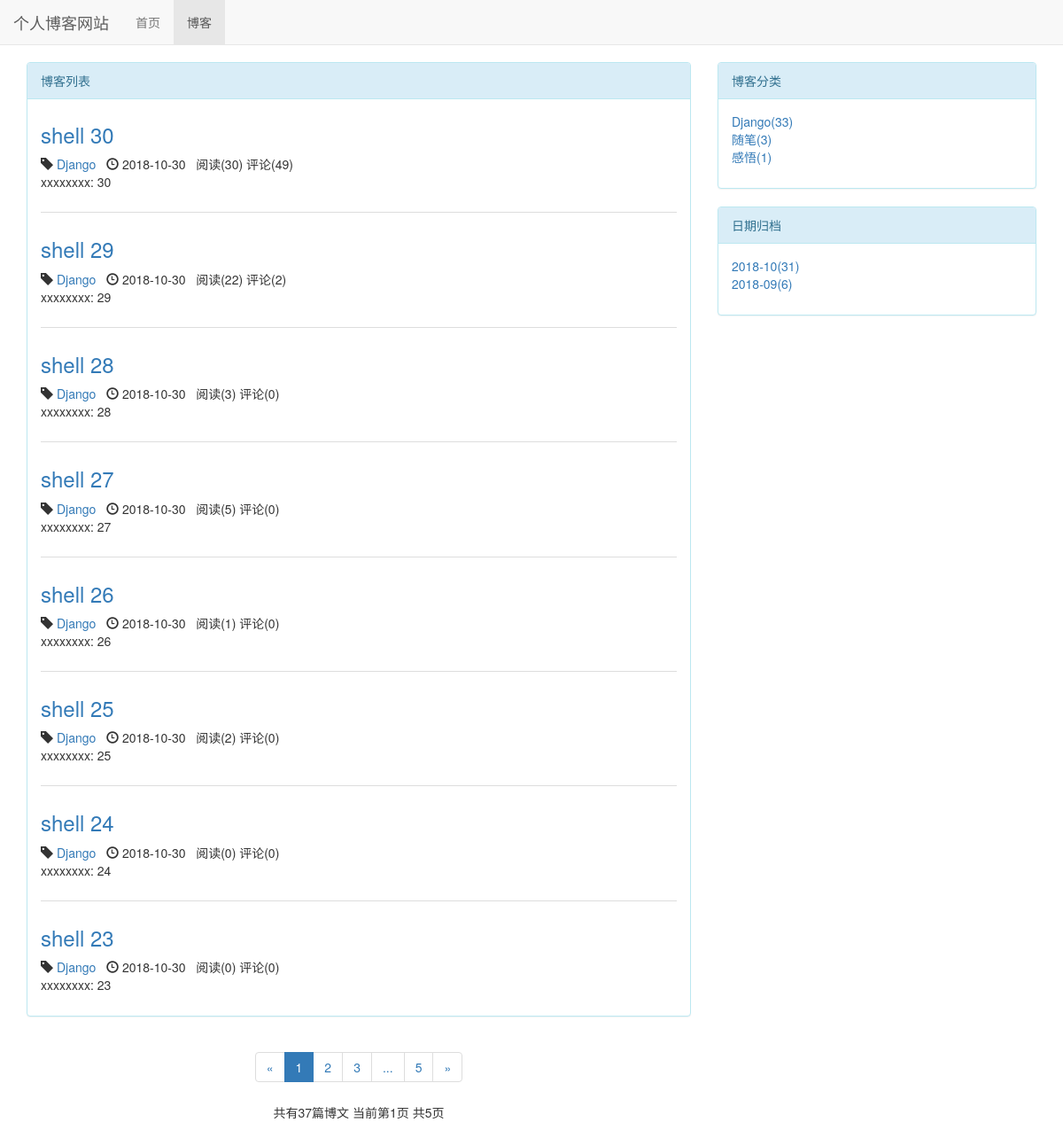
/blog/, run on an earlier commit of the app's database.
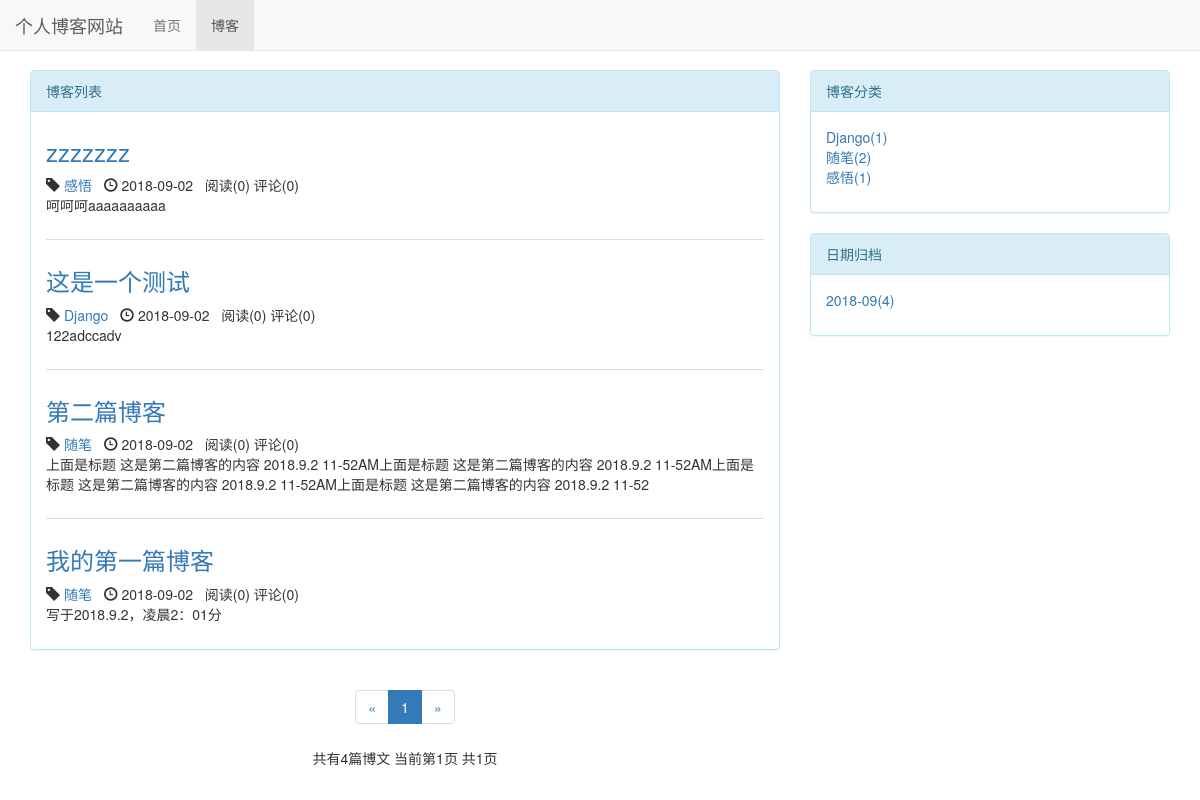
And on a later commit of the database.
### blog/models.py (models this page shows, shortened)
class Blog(models.Model,ReadNumExpandMethod):
    title = models.CharField(max_length=50,verbose_name='标题')
    blog_type = models.ForeignKey(BlogType,on_delete=models.CASCADE,verbose_name='博客类型')
    content = RichTextUploadingField()
    author = models.ForeignKey(User,on_delete=models.CASCADE,verbose_name='用户名')
    read_details = GenericRelation(ReadDetail)
    created_time = models.DateTimeField(auto_now_add=True,verbose_name='创建时间')
    last_updated_time = models.DateTimeField(auto_now=True,verbose_name='最后更新时间')
    class Meta:
        ordering = ['-created_time']

class BlogType(models.Model):
    type_name = models.CharField(verbose_name='博客类型',max_length=15)
    def count_blogs(self):
        return self.blog_set.count()
    def __str__(self):
        return self.type_name

### read_statistics/models.py (models this page shows)
class ReadNum(models.Model):
    read_num = models.IntegerField(default=0)
    content_type = models.ForeignKey(ContentType, on_delete=models.CASCADE)
    object_id = models.PositiveIntegerField()
    content_object = GenericForeignKey('content_type', 'object_id')

### blog/views.py (the view)
# urls.py: path('',views.blog_list,name='blog_list')
def blog_list(request):
    blogs_all_list = Blog.objects.all()
    context = get_blog_list_common_data(request, blogs_all_list)
    return render(request, 'blog/blog_list.html', context)

### comment/templatetags/comment_tags.py (called while the page is built)
@register.simple_tag
def get_comment_count(obj):
    content_type = ContentType.objects.get_for_model(obj)
    return Comment.objects.filter(content_type=content_type, object_id=obj.pk).count()

### read_statistics/models.py (called while the page is built)
    def get_read_num(self):
        ct = ContentType.objects.get_for_model(self)#返回具体的某个模型实例contentype对象
        try:
            readnum = ReadNum.objects.get(content_type=ct,object_id=self.pk)#获取一条该对象的计数记录
            return readnum.read_num
        except exceptions.ObjectDoesNotExist:
            return 0

### blog/templates/blog/blog_list.html (shortened to what the changed rows need)
{% extends 'base.html' %}
{%load staticfiles%}
{% load comment_tags %}
{% block header_extends %}
<link rel="stylesheet" href="{% static 'blog/blog.css' %}">
{% endblock %}
{% block content %}
    <div class="container">
        <div class="row">
            <div class="col-md-8">
                <div class="panel panel-default panel-info">
                    <div class="panel-body">
                        {% for blog in page_of_blogs.object_list %}
                            <div class="blog">
                                <h3><a href="{% url 'blog_detail' blog.pk %}">{{ blog.title }}</a></h3>
                                <p class="blog-info">
                                    <span class="glyphicon glyphicon-tag" aria-hidden="true"></span>  <a href="{% url 'blog_with_type' blog.blog_type.pk %}"> {{ blog.blog_type }} </a>
                                    &nbsp;&nbsp;<span class="glyphicon glyphicon-time" aria-hidden="true"></span>  {{ blog.created_time |date:'Y-m-d ' }}
                                    &nbsp;&nbsp;阅读({{ blog.get_read_num }})
                                        评论({% get_comment_count blog %})
                                </p>
                                <p>{{ blog.content|safe |truncatechars_html:130 }}</p>
                            </div>
                        {% empty %}
                            <div class="blog">
                            <h3>--*目前没有博文，敬请期待*--</h3>
                            </div>
                        {% endfor %}
                    </div>
                </div>
                <div class="paginator">
                    <ul class="pagination">
                        <li>
                        </li>
                         {% for page_num in current_page_range %}
                             {% if page_num == page_of_blogs.number %}
                                  <li class="active"><span>{{ page_num }}</span></li>
                             {% else %}
                                 {% if page_num == '...' %}
                                     <li> <span>{{ page_num }}</span></li>
                                 {% else %}
                                     <li><a href="?page={{ page_num }}">{{ page_num }}</a></li>
                                 {% endif %}
                             {% endif %}
                        {% endfor %}
                        <li>
                            {% if page_of_blogs.has_next %}
                                 <a href="?page={{ page_of_blogs.next_page_number }}" aria-label="Next"><span aria-hidden="true">&raquo;</span></a>
                            {% else %}
                                <span aria-hidden="true">&raquo;</span>
                            {% endif %}
                        </li>
                    </ul>
                    <p>
                        共有{{ page_of_blogs.paginator.count  }}篇博文
                        当前第{{ page_of_blogs.number }}页
                        共{{ page_of_blogs.paginator.num_pages }}页
                    </p>
                </div>
            </div>
            <div class="col-md-4">
                <div class="panel panel-default panel-info">
                    <div class="panel-body">
                        <ul class="blog-types"  >
                            {% for blog_type in blog_types %}
                                <li><a href="{% url 'blog_with_type' blog_type.pk %}">{{blog_type.type_name}}({{ blog_type.count_blogs }})</a></li>
                            {% empty %}
                                <li>暂无分类</li>
                            {% endfor %}
                        </ul>
                    </div>
                </div>
                <div class="panel panel-default panel-info">
                    <div class="panel-body">
                        <ul>
                            {% for blog_date,blog_count in blog_dates.items %}
                                <li>
                                    <a href="{% url 'blog_with_date' blog_date.year blog_date.month %}">{{ blog_date|date:'Y-m' }}({{ blog_count }})</a>
                                </li>
                            {% endfor %}
                        </ul>
                    </div>
                </div>
            </div>
        </div>
    </div>
{% endblock %}

What changed in the data, as far as the page shows it:
removed Blog: title "shell 30", blog_type "Django", created_time "2018-10-30", get_read_num "30", id "49", content "xxxxxxxx: 30"
removed Blog: title "shell 29", blog_type "Django", created_time "2018-10-30", get_read_num "22", id "2", content "xxxxxxxx: 29"
removed Blog: title "shell 28", blog_type "Django", created_time "2018-10-30", get_read_num "3", id "0", content "xxxxxxxx: 28"
removed Blog: title "shell 27", blog_type "Django", created_time "2018-10-30", get_read_num "5", id "0", content "xxxxxxxx: 27"
removed Blog: title "shell 26", blog_type "Django", created_time "2018-10-30", get_read_num "1", id "0", content "xxxxxxxx: 26"
removed Blog: title "shell 25", blog_type "Django", created_time "2018-10-30", get_read_num "2", id "0", content "xxxxxxxx: 25"
removed Blog: title "shell 24", blog_type "Django", created_time "2018-10-30", get_read_num "0", id "0", content "xxxxxxxx: 24"
removed Blog: title "shell 23", blog_type "Django", created_time "2018-10-30", get_read_num "0", id "0", content "xxxxxxxx: 23"
now on this page (row unchanged): Blog: title "zzzzzzz", blog_type "感悟", created_time "2018-09-02", get_read_num "0", id "0", content "呵呵呵aaaaaaaaaa"
now on this page (row unchanged): Blog: title "这是一个测试", blog_type "Django", created_time "2018-09-02", get_read_num "0", id "0", content "122adccadv"
now on this page (row unchanged): Blog: title "第二篇博客", blog_type "随笔", created_time "2018-09-02", get_read_num "0", id "0", content "上面是标题 这是第二篇博客的内容 2018.9.2 11-52AM上面是标题 这是第二篇博客的内容 2018.9.2 11-52AM上面是标题 这是第二篇博客的内容 2018.9.2 11-52AM上面是标题 这是第二篇博客的内容 2018.9.2 11-52"
now on this page (row unchanged): Blog: title "我的第一篇博客", blog_type "随笔", created_time "2018-09-02", get_read_num "0", id "0", content "写于2018.9.2，凌晨2：01分"
computed for BlogType "Django": count_blogs "33" → "1"
computed for BlogType "随笔": count_blogs "3" → "2"
Also different on the page:
{{ page_of_blogs.paginator.count }}: "37" → "4"
{{ page_of_blogs.paginator.num_pages }}: "5" → "1"
new list line: "2018-09 ( 4 )"
list line gone: "2"
list line gone: "3"
list line gone: "5"
list line gone: "2018-10 ( 31 )"
list line gone: "2018-09 ( 6 )"
